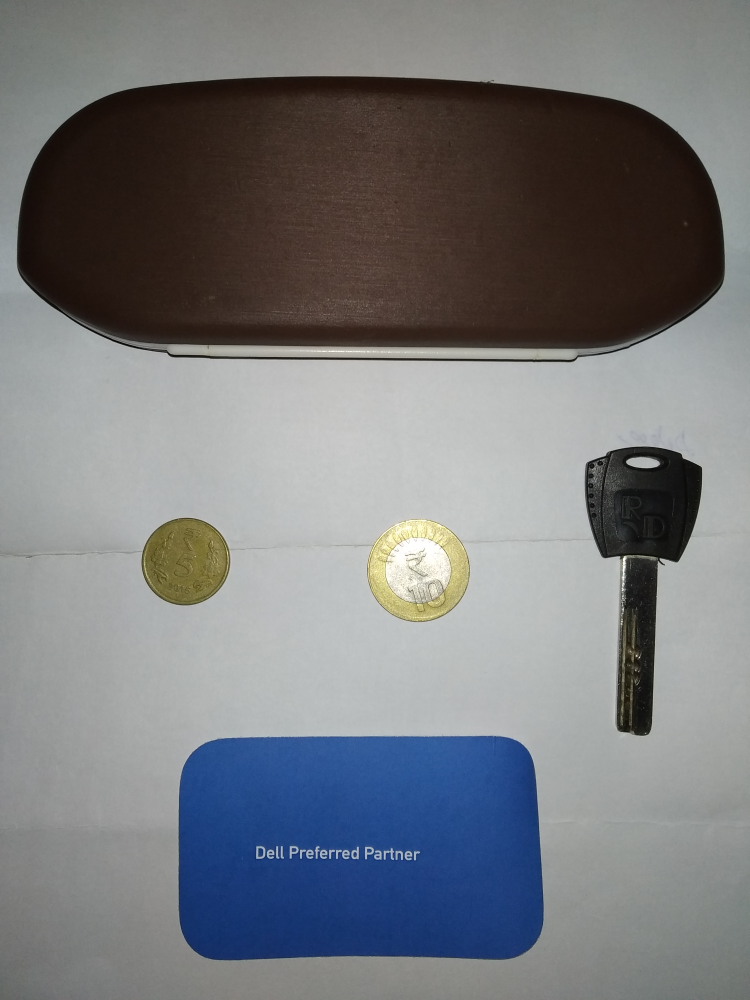
#> input picture size-of-objects/images/sample01.jpg, 3000 x 4000 px (shown at 1/4 size)
$ python object_size_updated.py --image images/sample01.jpg --width 1.0   (older library calls are emulated)
#> lines starting #> are read from the running program, lines starting #| are printed output that depends on the picture; after the words box and inside, x2 and y2 are one past the last pixel; in counts of white or black regions, pixels touching at a corner belong together; long printed decimals are rounded
# USAGE
# python object_size.py --image images/sample01.jpg --width 3.5

# import the necessary packages
from scipy.spatial import distance as dist
from imutils import perspective
from imutils import contours
import numpy as np
import argparse
import imutils
import cv2

def get_ref_obj_cnts(image, hsv_mask, minArea=10.0, debug=False):
  mask_low, mask_high = hsv_mask
  thresh = cv2.inRange(image, mask_low, mask_high)

  if debug:
    cv2.imshow("thresh", imutils.resize(thresh, height=600))

  cnt_list_temp = cv2.findContours(thresh.copy(), cv2.RETR_EXTERNAL, cv2.CHAIN_APPROX_SIMPLE)
  cnt_list_temp = imutils.grab_contours(cnt_list_temp)
  cnt_list_final = list()
  for cnt in cnt_list_temp:
    area = cv2.contourArea(cnt)
    if  area >= minArea:
      cnt_list_final.append(cnt)
  return cnt_list_final

def get_ref_obj_pts(ref_cnts_list):
  pts = list()
  for cnt in ref_cnts_list:
    box = cv2.minAreaRect(cnt)
    box = np.int0(cv2.boxPoints(box))
    pts.append(box)
  return pts

def midpoint(ptA, ptB):
	return ((ptA[0] + ptB[0]) * 0.5, (ptA[1] + ptB[1]) * 0.5)

# construct the argument parse and parse the arguments
ap = argparse.ArgumentParser()
ap.add_argument("-i", "--image", required=True,
	help="path to the input image")
ap.add_argument("-w", "--width", type=float, required=True,
	help="width of the left-most object in the image (in inches)")
args = vars(ap.parse_args())

DEBUG = False
pixelsPerMetric = None

actual_dims = {"coin_10": (2.7, 2.7),
            "coin_5": (2.3, 2.3),
            "key": (7.4, 3.3),
            "card": (9.1, 5.5),
            "case": (16.4,6.0)}
print("actual object dimensions:")
[print("{}:{},{}".format(item,length,breadth)) for (item,(length,breadth)) in actual_dims.items()]

# define reference obj HSV values
l_h = 106
l_s = 42
l_v = 0
u_h = 120
u_s = 255
u_v = 255
ref_obj_mask = (np.array([l_h, l_s, l_v]), np.array([u_h, u_s, u_v]))

image_hsv = cv2.cvtColor(cv2.imread(args["image"]), cv2.COLOR_BGR2HSV)
#> image_hsv: shape (4000, 3000, 3); mean H, S, V 57.9, 51.7, 131.6
ref_obj_cnt_lst = get_ref_obj_cnts(image_hsv, ref_obj_mask, minArea=100.0, debug=DEBUG)
#> in get_ref_obj_cnts, `thresh = cv2.inRange(image, mask_low, mask_high)`:
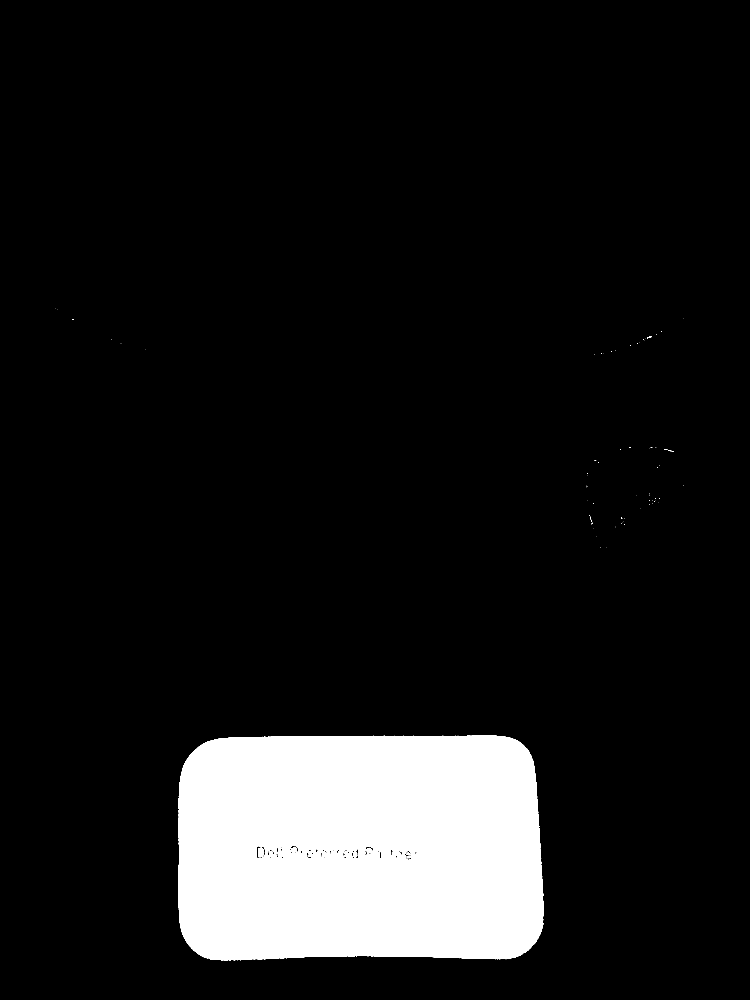
#> thresh: shape (4000, 3000) (shown at 1/4 size); 10.4% white; 90 white regions (83 under 20 px)
#> in get_ref_obj_cnts, `cnt_list_temp = cv2.findContours(thresh.copy(), cv2.RETR_EXTERNAL, cv2..`: cnt_list_temp = 82 contours, 80 with area under 20; largest, box (x1, y1, x2, y2) and area: (714, 2942, 2175, 3841) 1253442, (2588, 1344, 2608, 1356) 42
#> the loop in get_ref_obj_cnts, `for cnt in cnt_list_temp:` made 82 passes
#> area on pass 1: 1253442.5
#> after the loop in get_ref_obj_cnts, `for cnt in cnt_list_temp:`: cnt_list_final = 1 contour; box (x1, y1, x2, y2) and area: (714, 2942, 2175, 3841) 1253442
#> ref_obj_cnt_lst has the same summary as cnt_list_final in get_ref_obj_cnts
ref_obj_pts_lst = get_ref_obj_pts(ref_obj_cnt_lst)
#> the loop in get_ref_obj_pts, `for cnt in ref_cnts_list:` made 1 pass
#> box on pass 1: [[714, 3840], [711, 2945], [2171, 2940], [2174, 3835]]
#> after the loop in get_ref_obj_pts, `for cnt in ref_cnts_list:`: pts = [[[714, 3840], [711, 2945], [2171, 2940], [2174, 3835]]]
#> ref_obj_pts_lst has the same summary as pts in get_ref_obj_pts

if DEBUG:
  ref_obj_img = np.zeros(image_hsv.shape, dtype=np.uint8)
  for pts in ref_obj_pts_lst:
    cv2.drawContours(ref_obj_img, [pts], -1, (255,255,255), 5)
  cv2.imshow("ref obj", imutils.resize(ref_obj_img, height=600))

if len(ref_obj_pts_lst) == 1:
  # There should be only one reference object match in the image in order to calculate the reference dimensions accurately
  (tl, tr, br, bl) = perspective.order_points(ref_obj_pts_lst[0])
#> tl = [711, 2945]; tr = [2171, 2940]; br = [2174, 3835]; bl = [714, 3840]
  (tltrX, tltrY) = midpoint(tl, tr)
#> tltrX = 1441; tltrY = 2942.5
  (blbrX, blbrY) = midpoint(bl, br)
#> blbrX = 1444; blbrY = 3837.5

  # compute the midpoint between the top-left and bottom-left points,
  # followed by the midpoint between the top-right and bottom-right
  (tlblX, tlblY) = midpoint(tl, bl)
#> tlblX = 712.5; tlblY = 3392.5
  (trbrX, trbrY) = midpoint(tr, br)
#> trbrX = 2172.5; trbrY = 3387.5

  # compute the Euclidean distance between the midpoints
  dA = dist.euclidean((tltrX, tltrY), (blbrX, blbrY))
#> dA = 895
  dB = dist.euclidean((tlblX, tlblY), (trbrX, trbrY))
#> dB = 1460

  px_width = max(dA, dB)
#> px_width = 1460

  if pixelsPerMetric is None:
    pixelsPerMetric = px_width / actual_dims['card'][0]
#> pixelsPerMetric = 160.4

  if DEBUG:
    print("Calculated Ref Obj values:")
    print("dA:", dA)
    print("dB:", dB)
    print("pixelsPerMetric:", pixelsPerMetric)

else:
  # In case reference object is not found in the image, we will calculate it as per the supplied argument later
  pixelsPerMetric = None

# load the image, convert it to grayscale, and blur it slightly
image = cv2.imread(args["image"])
#> image is the input picture: shape (4000, 3000, 3); mean B, G, R 124.7, 121.6, 119.8
gray = cv2.cvtColor(image, cv2.COLOR_BGR2GRAY)
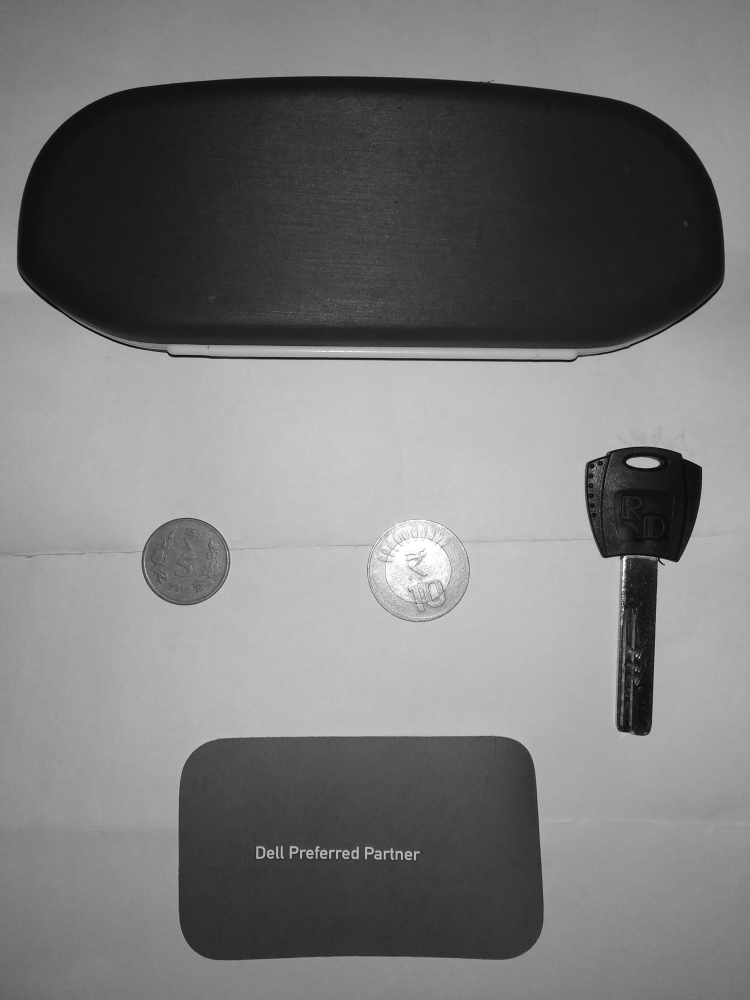
#> gray: shape (4000, 3000) (shown at 1/4 size); min 0, max 255, mean 121.4
gray = cv2.GaussianBlur(gray, (7, 7), 0)

# perform edge detection, then perform a dilation + erosion to
# close gaps in between object edges
edged = cv2.Canny(gray, 50, 100)
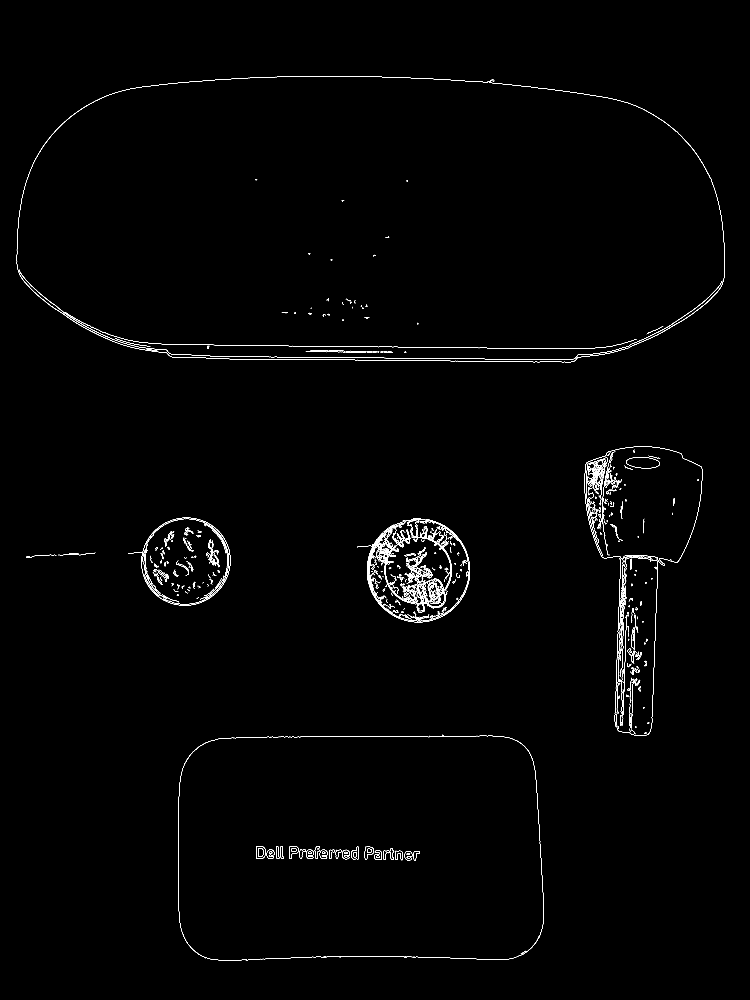
#> edged: shape (4000, 3000) (shown at 1/4 size); 0.52% white in thin lines or dots, all inside (x1, y1, x2, y2) = (67, 304, 2900, 3842)
edged = cv2.dilate(edged, None, iterations=1)
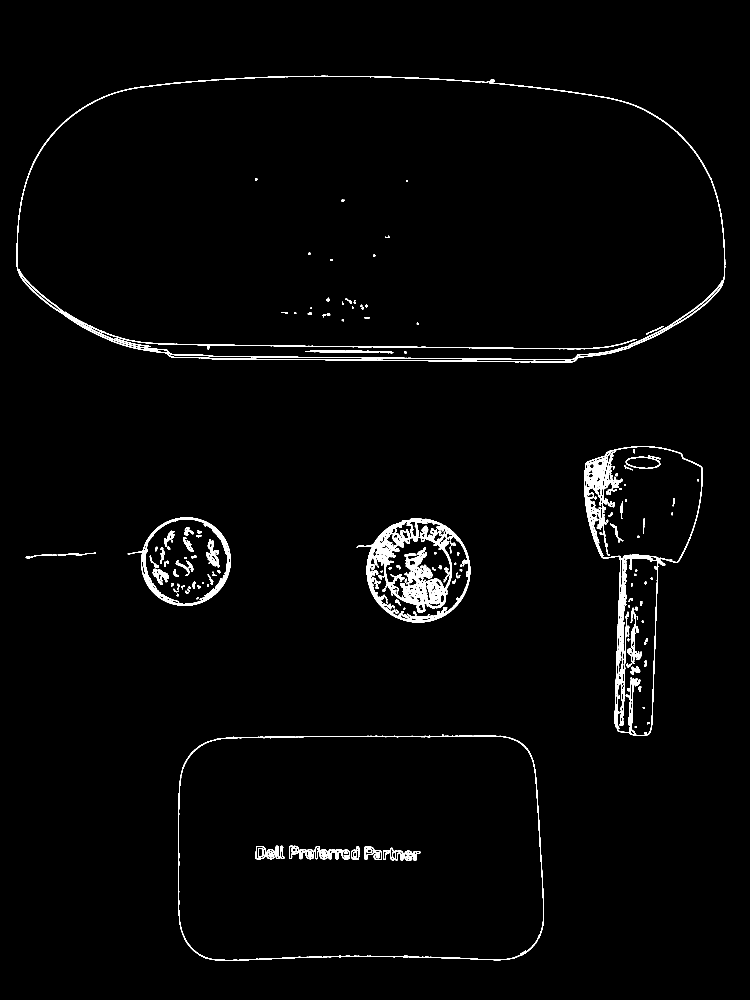
#> edged: shape (4000, 3000) (shown at 1/4 size); 1.7% white; 222 white regions, largest, box (x1, y1, x2, y2) and area: (1427, 2073, 1881, 2490) 48898, (66, 303, 2901, 1450) 41809, (2337, 1784, 2810, 2944) 20158
edged = cv2.erode(edged, None, iterations=1)

# find contours in the edge map
cnts = cv2.findContours(edged.copy(), cv2.RETR_EXTERNAL,
	cv2.CHAIN_APPROX_SIMPLE)
#> cnts = 9 contours, 3 with area under 20; largest, box (x1, y1, x2, y2) and area: (67, 304, 2900, 1449) 2827602, (713, 2939, 2175, 3842) 1255326, (2338, 1785, 2809, 2943) 285982, (1428, 2074, 1880, 2489) 133494, (512, 2071, 922, 2422) 97883, (104, 2219, 226, 2232) 68
cnts = imutils.grab_contours(cnts)

# sort the contours from left-to-right and initialize the
# 'pixels per metric' calibration variable
(cnts, _) = contours.sort_contours(cnts)

orig = image.copy()
idx = 0
# loop over the contours individually
for c in cnts:
	# if the contour is not sufficiently large, ignore it
	if cv2.contourArea(c) < 100:
		continue

	# compute the rotated bounding box of the contour
# 	orig = image.copy()
	box = cv2.minAreaRect(c)
	box = cv2.cv.BoxPoints(box) if imutils.is_cv2() else cv2.boxPoints(box)
	box = np.array(box, dtype="int")

	# order the points in the contour such that they appear
	# in top-left, top-right, bottom-right, and bottom-left
	# order, then draw the outline of the rotated bounding
	# box
	box = perspective.order_points(box)
	cv2.drawContours(orig, [box.astype("int")], -1, (0, 255, 0), 2)

	# loop over the original points and draw them
	for (x, y) in box:
		cv2.circle(orig, (int(x), int(y)), 5, (0, 0, 255), -1)

	# unpack the ordered bounding box, then compute the midpoint
	# between the top-left and top-right coordinates, followed by
	# the midpoint between bottom-left and bottom-right coordinates
	(tl, tr, br, bl) = box
	(tltrX, tltrY) = midpoint(tl, tr)
	(blbrX, blbrY) = midpoint(bl, br)

	# compute the midpoint between the top-left and bottom-left points,
	# followed by the midpoint between the top-right and bottom-right
	(tlblX, tlblY) = midpoint(tl, bl)
	(trbrX, trbrY) = midpoint(tr, br)

	# draw the midpoints on the image
	cv2.circle(orig, (int(tltrX), int(tltrY)), 5, (255, 0, 0), -1)
	cv2.circle(orig, (int(blbrX), int(blbrY)), 5, (255, 0, 0), -1)
	cv2.circle(orig, (int(tlblX), int(tlblY)), 5, (255, 0, 0), -1)
	cv2.circle(orig, (int(trbrX), int(trbrY)), 5, (255, 0, 0), -1)

	# draw lines between the midpoints
	cv2.line(orig, (int(tltrX), int(tltrY)), (int(blbrX), int(blbrY)),
		(255, 0, 255), 2)
	cv2.line(orig, (int(tlblX), int(tlblY)), (int(trbrX), int(trbrY)),
		(255, 0, 255), 2)

	# compute the Euclidean distance between the midpoints
	dA = dist.euclidean((tltrX, tltrY), (blbrX, blbrY))
	dB = dist.euclidean((tlblX, tlblY), (trbrX, trbrY))

	# if the pixels per metric has not been initialized, then
	# compute it as the ratio of pixels to supplied metric
	# (in this case, inches)
	if pixelsPerMetric is None:
		pixelsPerMetric = dB / args["width"]

	# compute the size of the object
	dimA = dA / pixelsPerMetric
	dimB = dB / pixelsPerMetric

	print("Obj-{}: dimA,dimB=({},{})".format(idx+1,dimA,dimB))

	# draw the object sizes on the image
	cv2.putText(orig, "Obj-{}".format(idx+1),
		(int(tltrX-400), int(tltrY-50)), cv2.FONT_HERSHEY_SIMPLEX,
		4.0, (0, 0, 255), 8)
	cv2.putText(orig, "{:.1f}".format(dimA),
		(int(tltrX - 15), int(tltrY - 10)), cv2.FONT_HERSHEY_SIMPLEX,
		4.0, (255, 0, 255), 6)
	cv2.putText(orig, "{:.1f}".format(dimB),
		(int(trbrX + 10), int(trbrY)), cv2.FONT_HERSHEY_SIMPLEX,
		4.0, (255, 0, 255), 6)

	# show the output image
	cv2.imshow("Image", imutils.resize(orig,height=600))
	cv2.waitKey(0)
	idx+=1
#> this loop made 9 passes
#> (tl, tr, br, bl, tltrX, tltrY, blbrX, blbrY) on passes 1, 5, 6, 8, 9: ([73, 291], [2906, 319], [2895, 1455], [62, 1427], 1489.5, 305, 1478.5, 1441), ([493, 2223], [770, 1996], [992, 2267], [715, 2494], 631.5, 2109.5, 853.5, 2380.5), ([711, 2941], [2172, 2938], [2174, 3838], [713, 3841], 1441.5, 2939.5, 1443.5, 3839.5), ([1402, 2172], [1781, 2010], [1944, 2390], [1565, 2552], 1591.5, 2091, 1754.5, 2471), ([2342, 1777], [2812, 1792], [2774, 2949], [2305, 2933], 2577, 1784.5, 2539.5, 2941)
#> c on pass 7: [[934, 2948]]
#| Obj-1: dimA,dimB=(7.081,17.658)
#| Obj-2: dimA,dimB=(2.183,2.232)
#| Obj-3: dimA,dimB=(5.610,9.106)
#| Obj-4: dimA,dimB=(2.577,2.569)
#| Obj-5: dimA,dimB=(7.212,2.928)
#> pass 1, `cv2.imshow("Image", imutils.resize(orig,height=600))`:
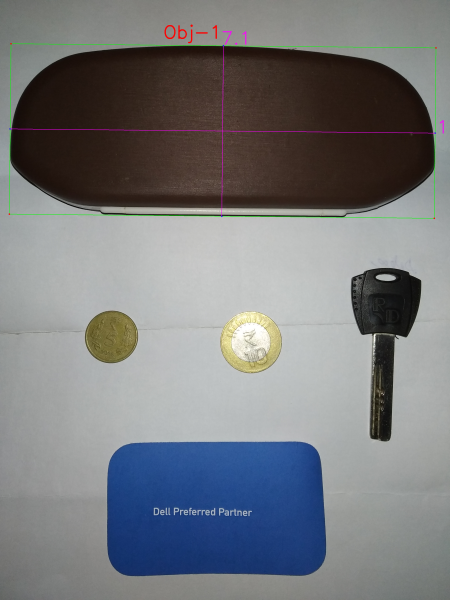
#> window 'Image': shape (600, 450, 3); mean B, G, R 124.5, 121.7, 119.8
#> after the loop:
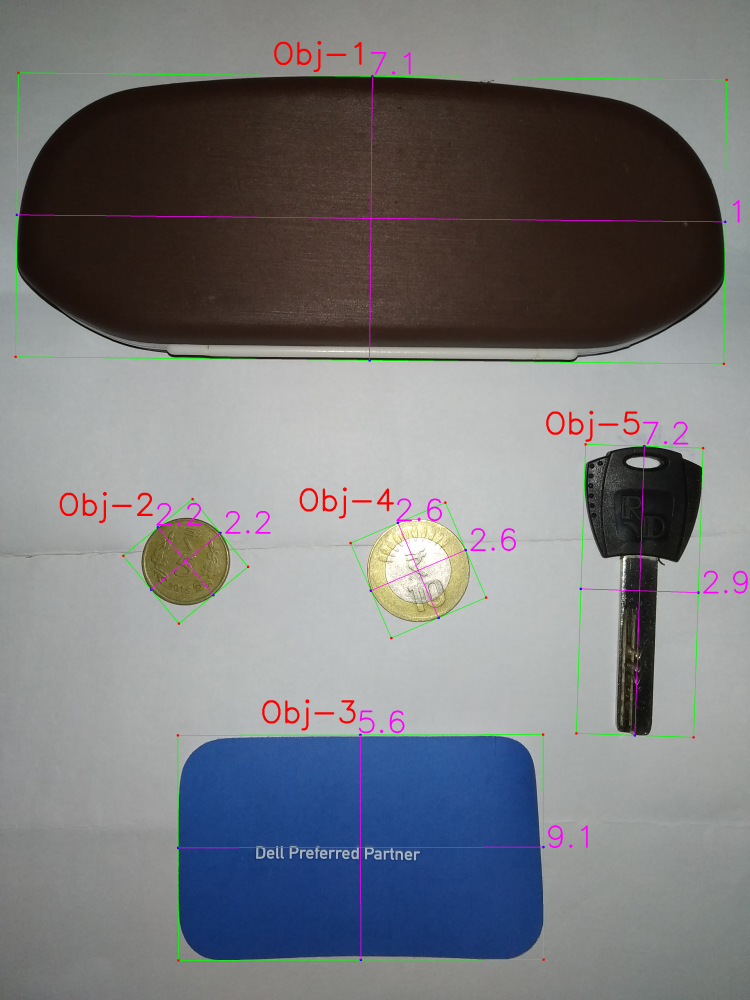
#> orig: shape (4000, 3000, 3) (shown at 1/4 size); mean B, G, R 123.9, 120.9, 119.9
#> after the loop, idx = 5; pixelsPerMetric = 160.4

cv2. destroyAllWindows()
